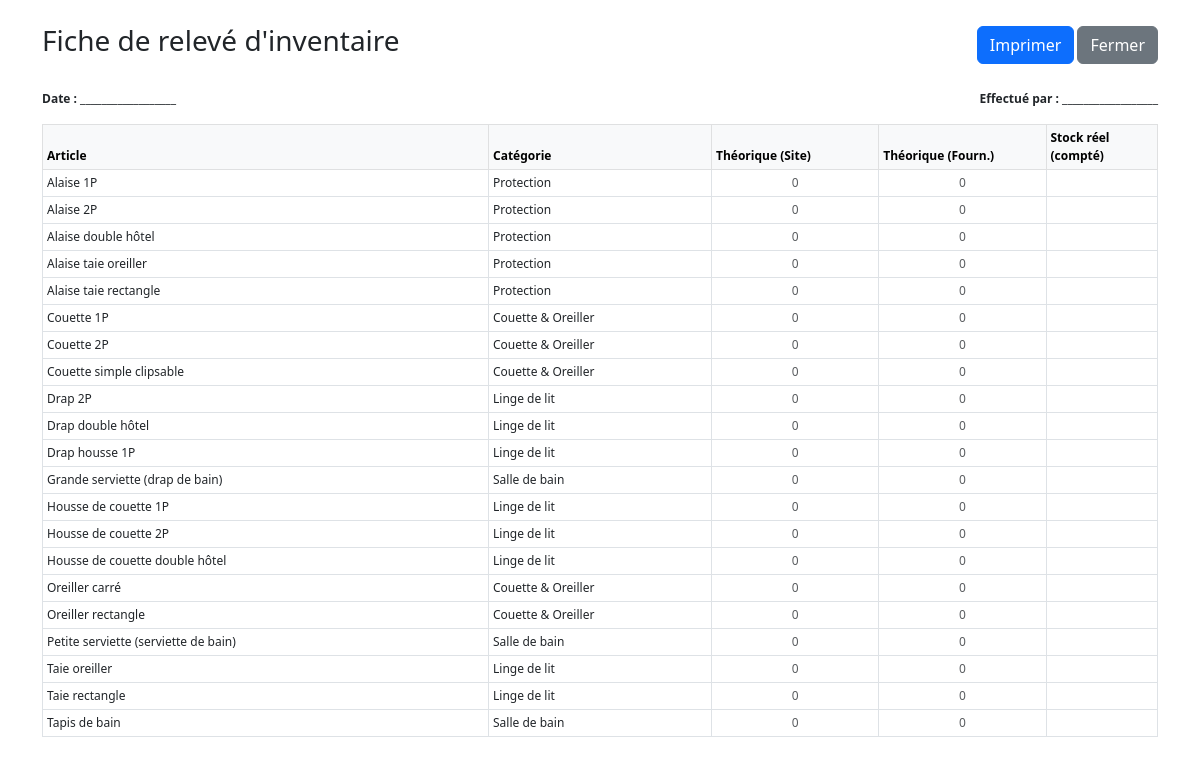
Before: /print-inventory-sheet/ (signed in) with the older database file.
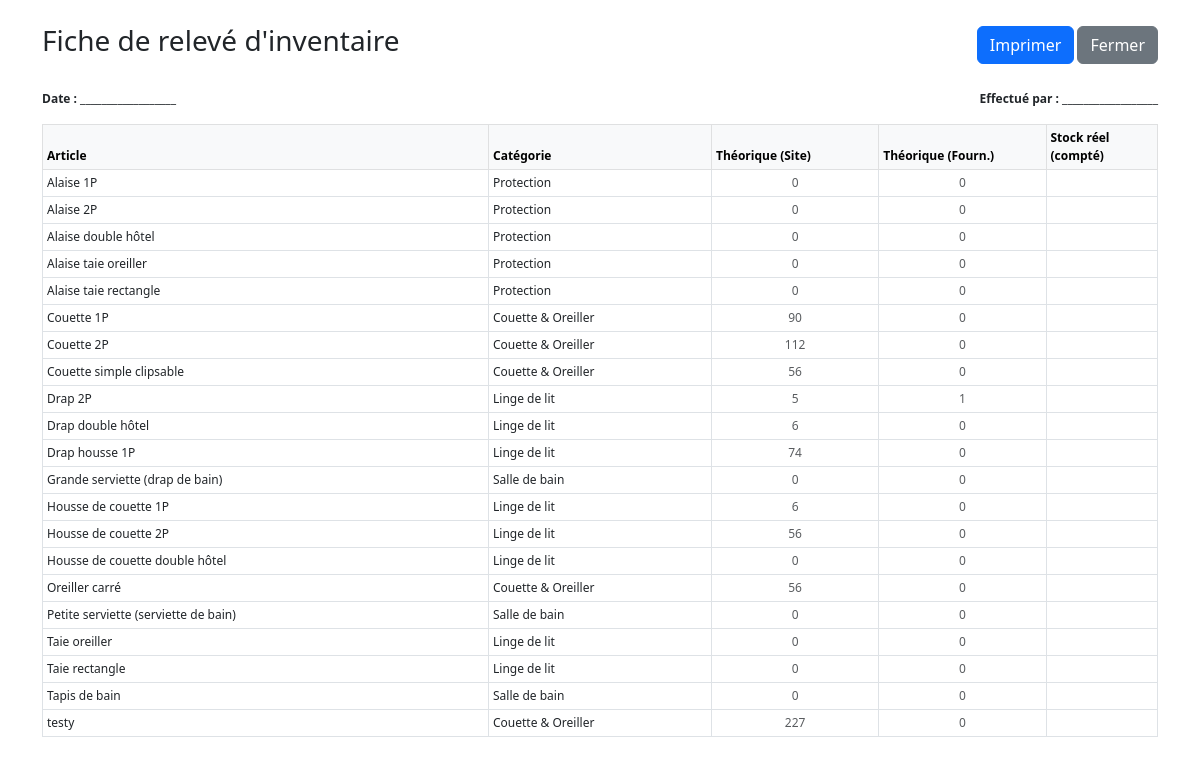
After: the same page with the newer database file.
### supply/models.py (models this page shows, shortened)
class Item(models.Model):
    name = models.CharField(max_length=255)
    category = models.ForeignKey(
        ItemsCategory,
        on_delete=models.CASCADE,
        related_name='items'
    )
    suppliers = models.ManyToManyField(
        'supplier.Supplier',
        related_name='items',
        blank=True
    )
    total_quantity = models.PositiveIntegerField(default=0)
    outside_quantity = models.PositiveIntegerField(default=0)
    available_quantity = models.PositiveIntegerField(default=0)
    excess_quantity = models.PositiveIntegerField(
        default=0,
        help_text="Quantité excédentaire"
    )
    information = models.CharField(max_length=255, blank=True, null=True)
    created_by = models.ForeignKey(
        'authentication.User',
        on_delete=models.SET_NULL,
        null=True
    )
    is_available = models.BooleanField(default=True)
    created_at = models.DateTimeField(auto_now_add=True)
    updated_at = models.DateTimeField(auto_now=True)
    stock_entry_date = models.DateField(blank=True, null=True)
    last_inventory_quantity = models.PositiveIntegerField(
        default=0,
        help_text="Quantité lors du dernier inventaire"
    )
    last_inventory_date = models.DateTimeField(
        null=True,
        blank=True,
        help_text="Date du dernier inventaire"
    )
    class Meta:
        verbose_name = "Article"
        verbose_name_plural = "Articles"
        ordering = ['name']
        indexes = [
            models.Index(fields=['available_quantity'],
                         name='item_avail_qty_idx'),
            models.Index(fields=['outside_quantity'], name='item_out_qty_idx'),
            models.Index(fields=['excess_quantity'],
                         name='item_excess_qty_idx'),
            models.Index(fields=['is_available'], name='item_is_avail_idx'),
            models.Index(fields=['category', 'name'],
                         name='item_cat_name_idx'),
            models.Index(fields=['-created_at'], name='item_created_idx'),
        ]

class ItemsCategory(models.Model):
    name = models.CharField(max_length=100, unique=True)
    class Meta:
        verbose_name_plural = "Categories"

### core/views/inventory.py (the view)
# urls.py: path('print-inventory-sheet/', core.views.print_inventory_sheet,
@login_required
def print_inventory_sheet(request):
    sort = request.GET.get('sort', 'alpha')
    items = Item.objects.filter(is_available=True).select_related('category')
    context = {'sort': sort}
    if sort == 'category':
        items = items.order_by('category__name', 'name')
        items_by_cat = defaultdict(list)
        for item in items:
            cat = item.category.name if item.category else "Sans catégorie"
            items_by_cat[cat].append(item)
        context['items_by_category'] = dict(sorted(items_by_cat.items()))
    else:
        items = items.order_by('name')
        context['items'] = items
    return render(request, 'inventory_sheet.html', context)

### core/templates/inventory_sheet.html (shortened to what this page needs)
<!DOCTYPE html>
<html lang="fr">
<head>
    <link href="https://cdn.jsdelivr.net/npm/bootstrap@5.3.0/dist/css/bootstrap.min.css" rel="stylesheet">
</head>
<body class="p-4">
    <div class="container">
        <div class="d-flex justify-content-between align-items-center mb-4 no-print">
            <h1 class="h3">Fiche de relevé d'inventaire</h1>
            <div>
                <button onclick="window.print()" class="btn btn-primary">
                     Imprimer
                </button>
                <button onclick="window.close()" class="btn btn-secondary">Fermer</button>
            </div>
        </div>
        <div class="mb-3">
            <div class="row">
                <div class="col-6"><strong>Date :</strong> __________________</div>
                <div class="col-6 text-end"><strong>Effectué par :</strong> __________________</div>
            </div>
        </div>
        <table class="table table-bordered table-sm">
            <thead class="table-light">
                <tr>
                    <th style="width: 40%">Article</th>
                    {% if sort != 'category' %}
                    <th style="width: 20%">Catégorie</th>
                    {% endif %}
                    <th style="width: 15%">Théorique (Site)</th>
                    <th style="width: 15%">Théorique (Fourn.)</th>
                    <th style="width: 25%">Stock réel (compté)</th>
                </tr>
            </thead>
            <tbody>
                {% if sort == 'category' %}
                    {% for cat_name, items_list in items_by_category.items %}
                        <tr class="table-secondary">
                            <td colspan="4" class="fw-bold text-uppercase">{{ cat_name }}</td>
                        </tr>
                        {% for item in items_list %}
                        <tr>
                            <td class="ps-4">{{ item.name }}</td>
                            <td class="text-muted text-center">{{ item.available_quantity }}</td>
                            <td class="text-muted text-center">{{ item.outside_quantity }}</td>
                            <td></td>
                        </tr>
                        {% endfor %}
                    {% endfor %}
                {% else %}
                    {% for item in items %}
                    <tr>
                        <td>{{ item.name }}</td>
                        <td>{{ item.category.name|default:"-" }}</td>
                        <td class="text-muted text-center">{{ item.available_quantity }}</td>
                        <td class="text-muted text-center">{{ item.outside_quantity }}</td>
                        <td></td>
                    </tr>
                    {% endfor %}
                {% endif %}
            </tbody>
        </table>
    </div>
</body>
</html>

### core/templates/inventory_sheet.html (style rules this page uses)
body { background-color: white; font-size: 12px; }

Changed rows visible on the page:
removed Item: name "Oreiller rectangle", category.name "Couette & Oreiller", available_quantity "0", outside_quantity "0"
changed Item "Couette 1P": available_quantity "0" → "90"
changed Item "Couette 2P": available_quantity "0" → "112"
changed Item "Couette simple clipsable": available_quantity "0" → "56"
changed Item "Drap 2P": available_quantity "0" → "5"; outside_quantity "0" → "1"
changed Item "Drap double hôtel": available_quantity "0" → "6"
changed Item "Drap housse 1P": available_quantity "0" → "74"
changed Item "Housse de couette 1P": available_quantity "0" → "6"
changed Item "Housse de couette 2P": available_quantity "0" → "56"
changed Item "Oreiller carré": available_quantity "0" → "56"
added Item: name "testy", category.name "Couette & Oreiller", available_quantity "227", outside_quantity "0"
